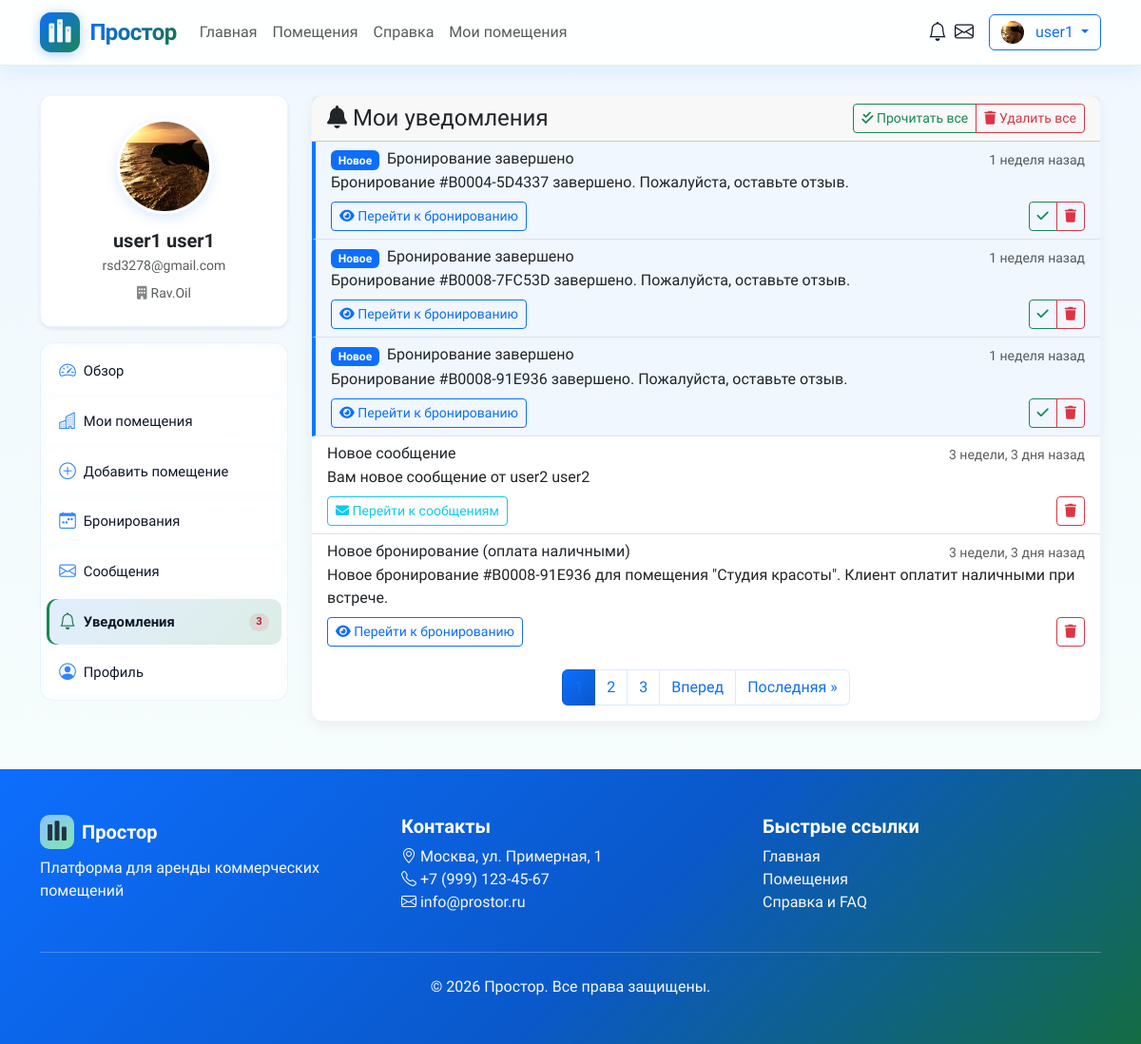
/notifications/ (signed in), run on an earlier commit of the app's database.
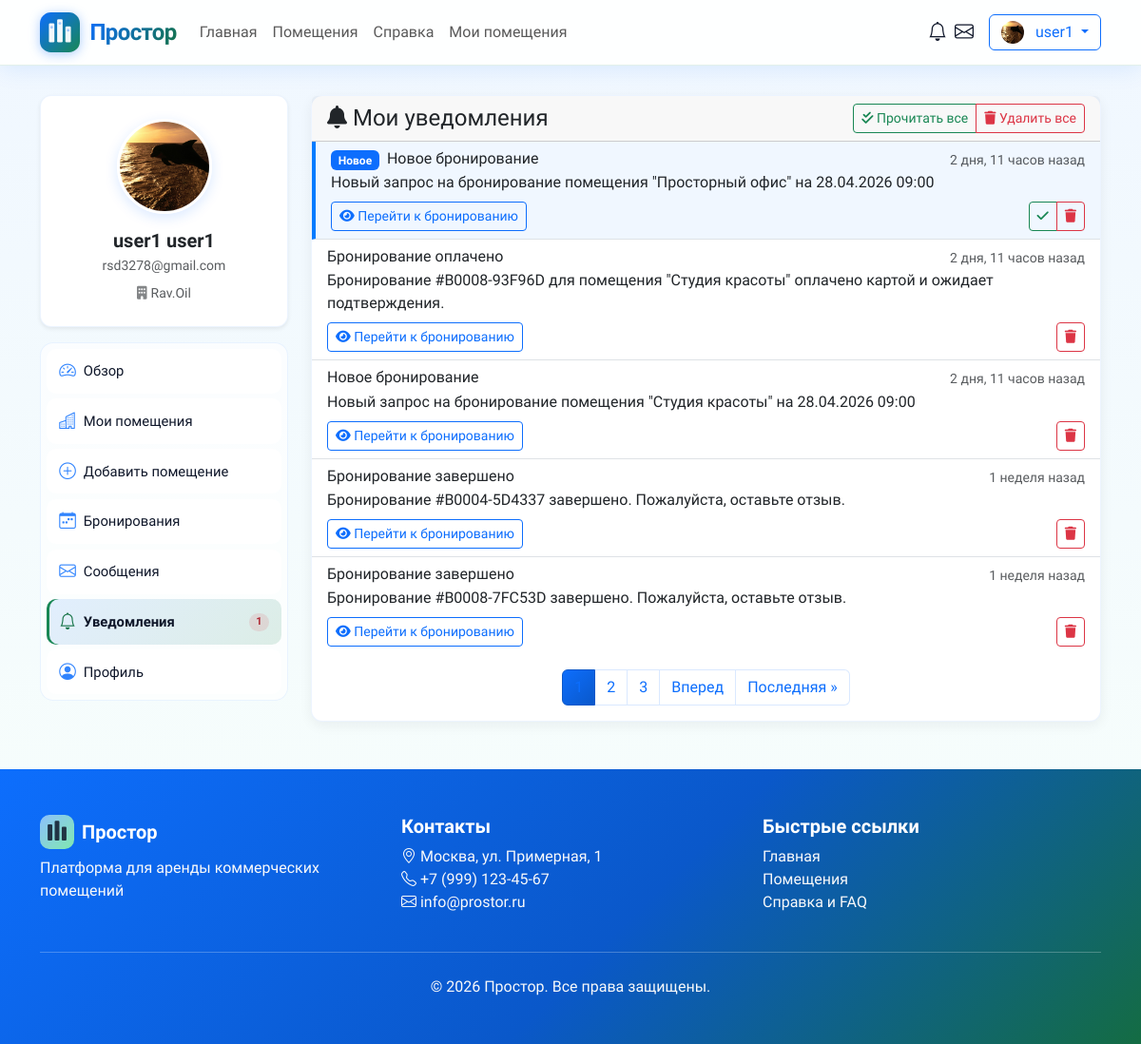
And on a later commit of the database.
### core/models.py (models this page shows, shortened)
class Notification(models.Model):
    NOTIFICATION_TYPES = [
        ('booking_created', 'Новое бронирование'),
        ('booking_paid', 'Бронирование оплачено'),
        ('booking_confirmed', 'Бронирование подтверждено'),
        ('booking_cancelled', 'Бронирование отменено'),
        ('booking_completed', 'Бронирование завершено'),
        ('contract_signed', 'Договор подписан'),
        ('review_added', 'Добавлен отзыв'),
        ('review_approved', 'Отзыв одобрен'),
        ('review_rejected', 'Отзыв отклонен'),
        ('property_approved', 'Помещение одобрено'),
        ('property_rejected', 'Помещение отклонено'),
        ('message_received', 'Новое сообщение'),
        ('system', 'Системное уведомление'),
    ]
    user = models.ForeignKey(
        User,
        on_delete=models.CASCADE,
        related_name='notifications',
        verbose_name='Пользователь'
    )
    notification_type = models.CharField(
        max_length=50,
        choices=NOTIFICATION_TYPES,
        verbose_name='Тип уведомления'
    )
    title = models.CharField(
        max_length=200,
        verbose_name='Заголовок'
    )
    message = models.TextField(
        verbose_name='Сообщение'
    )
    is_read = models.BooleanField(
        default=False,
        verbose_name='Прочитано'
    )
    related_object_id = models.PositiveIntegerField(
        null=True,
        blank=True,
        verbose_name='ID связанного объекта'
    )
    related_object_type = models.CharField(
        max_length=50,
        null=True,
        blank=True,
        verbose_name='Тип связанного объекта'
    )
    created_at = models.DateTimeField(
        auto_now_add=True,
        verbose_name='Дата создания'
    )
    class Meta:
        verbose_name = 'Уведомление'
        verbose_name_plural = 'Уведомления'
        ordering = ['-created_at']

### core/views.py (the view, shortened to what this page needs)
# urls.py: path('notifications/', views.notifications_list, name='notifications_list'),
@login_required
def notifications_list(request):
    notifications = request.user.notifications.all().order_by('-created_at')
    paginator = Paginator(notifications, 5)
    page = request.GET.get('page')
    notifications_page = paginator.get_page(page)
    if request.GET.get('mark_read'):
        request.user.notifications.filter(is_read=False).update(is_read=True)
        return redirect('notifications_list')
    return render(request, 'core/notifications_list.html', {
        'notifications': notifications_page,
        'title': 'Мои уведомления'
    })

### core/context_processors.py (called while the page is built)
def tenant_cart(request):
    if request.user.is_authenticated and getattr(request.user, 'user_type', None) == 'tenant':
        return {'cart_items_count': Cart.objects.filter(user=request.user).count()}
    return {'cart_items_count': 0}

def notifications_context(request):
    if request.user.is_authenticated:
        unread_count = Notification.objects.filter(
            user=request.user,
            is_read=False
        ).count()
        unread_messages_count = Message.objects.filter(
            recipient=request.user,
            is_read=False,
        ).count()
        recent_notifications = Notification.objects.filter(
            user=request.user
        ).order_by('-created_at')[:5]
        return {
            'unread_notifications_count': unread_count,
            'unread_messages_count': unread_messages_count,
            'recent_notifications': recent_notifications,
        }
    return {
        'unread_notifications_count': 0,
        'unread_messages_count': 0,
        'recent_notifications': [],
    }

### templates/core/notifications_list.html (shortened to what the changed rows need)
{% extends 'base.html' %}
{% load static %}
{% block content %}
<div class="container mt-4">
    <div class="row">
        <div class="col-md-3">
            {% include 'core/includes/user_sidebar.html' %}
        </div>
        <div class="col-md-9">
            <div class="card">
                <div class="card-body p-0">
                    {% if notifications %}
                        <div class="list-group list-group-flush">
                            {% for notification in notifications %}
                                <div class="list-group-item notification-item {% if not notification.is_read %}unread{% endif %}">
                                    <div class="d-flex w-100 justify-content-between align-items-center">
                                        <div class="d-flex align-items-center">
                                            {% if not notification.is_read %}
                                                <span class="badge bg-primary me-2">Новое</span>
                                            {% endif %}
                                            <h6 class="mb-1">{{ notification.title }}</h6>
                                        </div>
                                        <small class="text-muted">{{ notification.created_at|timesince }} назад</small>
                                    </div>
                                    <p class="mb-1">{{ notification.message }}</p>
                                    <div class="mt-2 d-flex justify-content-between align-items-center">
                                        <div>
                                            {% if notification.related_object_type == 'booking' %}
                                                <a href="{% url 'booking_detail' notification.related_object_id %}" class="btn btn-sm btn-outline-primary">
                                                    <i class="fas fa-eye"></i> Перейти к бронированию
                                                </a>
                                            {% elif notification.related_object_type == 'message' %}
                                                <a href="{% url 'messages_list' %}" class="btn btn-sm btn-outline-info">
                                                    <i class="fas fa-envelope"></i> Перейти к сообщениям
                                                </a>
                                            {% endif %}
                                        </div>
                                        <div class="btn-group btn-group-sm">
                                            {% if not notification.is_read %}
                                                <button class="btn btn-outline-success mark-read-btn" data-notification-id="{{ notification.id }}">
                                                    <i class="fas fa-check"></i>
                                                </button>
                                            {% endif %}
                                            <button class="btn btn-outline-danger delete-notification-btn" data-notification-id="{{ notification.id }}">
                                                <i class="fas fa-trash"></i>
                                            </button>
                                        </div>
                                    </div>
                                </div>
                            {% endfor %}
                        </div>
                        {% if notifications.has_other_pages %}
                            <nav class="mt-3">
                                <ul class="pagination justify-content-center">
                                    {% for num in notifications.paginator.page_range %}
                                        {% if notifications.number == num %}
                                            <li class="page-item active">
                                                <span class="page-link">{{ num }}</span>
                                            </li>
                                        {% elif num > notifications.number|add:'-3' and num < notifications.number|add:'3' %}
                                            <li class="page-item">
                                                <a class="page-link" href="?page={{ num }}">{{ num }}</a>
                                            </li>
                                        {% endif %}
                                    {% endfor %}
                                </ul>
                            </nav>
                        {% endif %}
                    {% else %}
                        <div class="text-center py-5">
                            <i class="fas fa-bell-slash fa-4x text-muted mb-3"></i>
                            <h5 class="text-muted">Нет уведомлений</h5>
                            <p class="text-muted">Когда появятся новые уведомления, они будут отображаться здесь.</p>
                        </div>
                    {% endif %}
                </div>
            </div>
        </div>
    </div>
</div>
{% endblock %}

### templates/core/includes/user_sidebar.html (shortened to what the changed rows need)
{% load static %}
{% with url_name=request.resolver_match.url_name %}
<div class="user-sidebar">
    <nav class="list-group user-sidebar__nav mb-4" aria-label="Разделы личного кабинета">
        <a href="{% url 'notifications_list' %}"
           class="list-group-item list-group-item-action user-sidebar__link d-flex align-items-center {% if url_name == 'notifications_list' %}is-active{% endif %}">
            <i class="bi bi-bell user-sidebar__icon"></i>
            <span>Уведомления</span>
            {% if unread_notifications_count %}
                <span class="badge rounded-pill user-sidebar__badge user-sidebar__badge--danger ms-auto">{{ unread_notifications_count }}</span>
            {% endif %}
        </a>
    </nav>
</div>
{% endwith %}

What changed in the data, as far as the page shows it:
no longer on this page (row edited): Notification: is_read "Новое", title "Бронирование завершено", created_at "1 неделя", message "Бронирование #B0008-91E936 завершено. Пожалуйста, оставьте отзыв.", related_object_type "booking" (drawn)
no longer on this page (row unchanged): Notification: title "Новое сообщение", created_at "3 недели, 3 дня", message "Вам новое сообщение от user2 user2", related_object_type "message" (drawn)
no longer on this page (row unchanged): Notification: title "Новое бронирование (оплата наличными)", created_at "3 недели, 3 дня", message "Новое бронирование #B0008-91E936 для помещения \"Студия красоты\". Клиент оплатит наличными при встрече.", related_object_type "booking" (drawn)
added Notification: is_read "Новое", title "Новое бронирование", created_at "2 дня, 11 часов", message "Новый запрос на бронирование помещения \"Просторный офис\" на 28.04.2026 09:00", related_object_type "booking" (drawn)
added Notification: title "Бронирование оплачено", created_at "2 дня, 11 часов", message "Бронирование #B0008-93F96D для помещения \"Студия красоты\" оплачено картой и ожидает подтверждения.", related_object_type "booking" (drawn)
added Notification: title "Новое бронирование", created_at "2 дня, 11 часов", message "Новый запрос на бронирование помещения \"Студия красоты\" на 28.04.2026 09:00", related_object_type "booking" (drawn)
changed Notification "Бронирование #B0004-5D4337 завершено. Пожалуйста, оставьте отзыв.": no longer shows "Новое"
changed Notification "Бронирование #B0008-7FC53D завершено. Пожалуйста, оставьте отзыв.": no longer shows "Новое"
Also different on the page:
{{ unread_notifications_count }}: "3" → "1"
